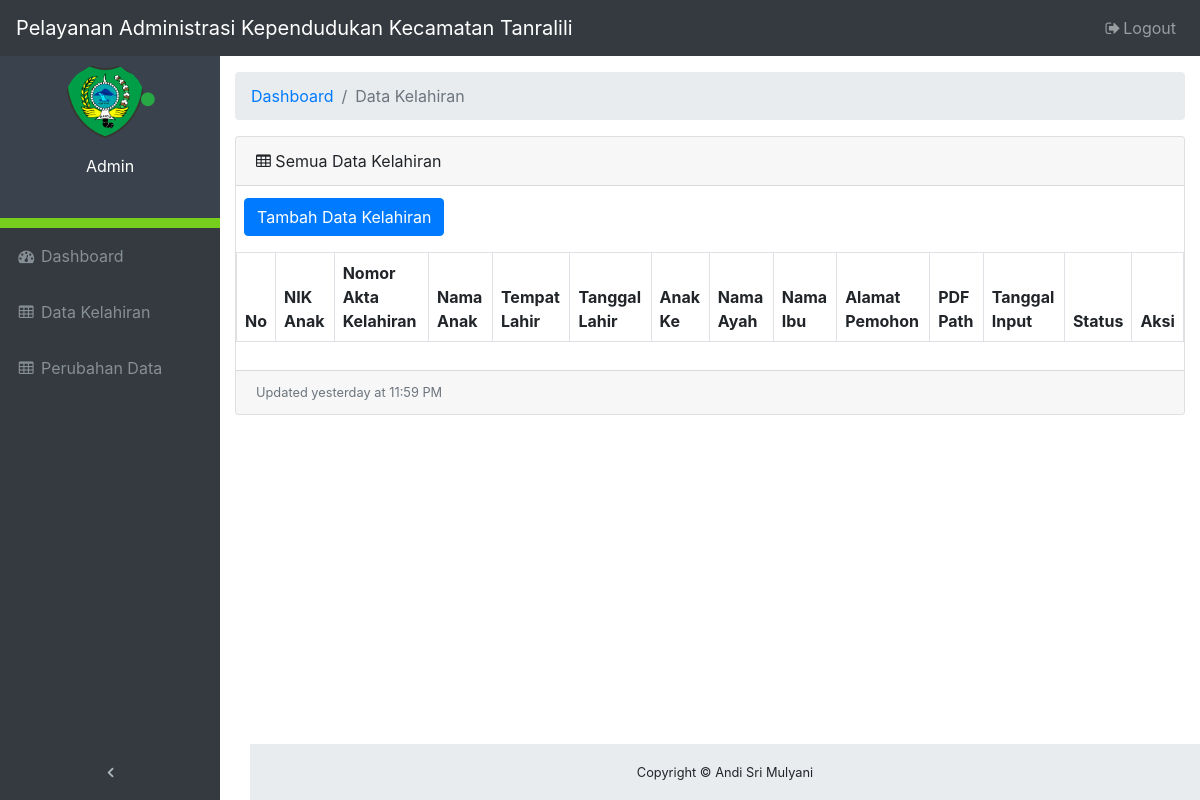
The page /data-kartu-indentitas-anak/index.php on the database as committed earlier.
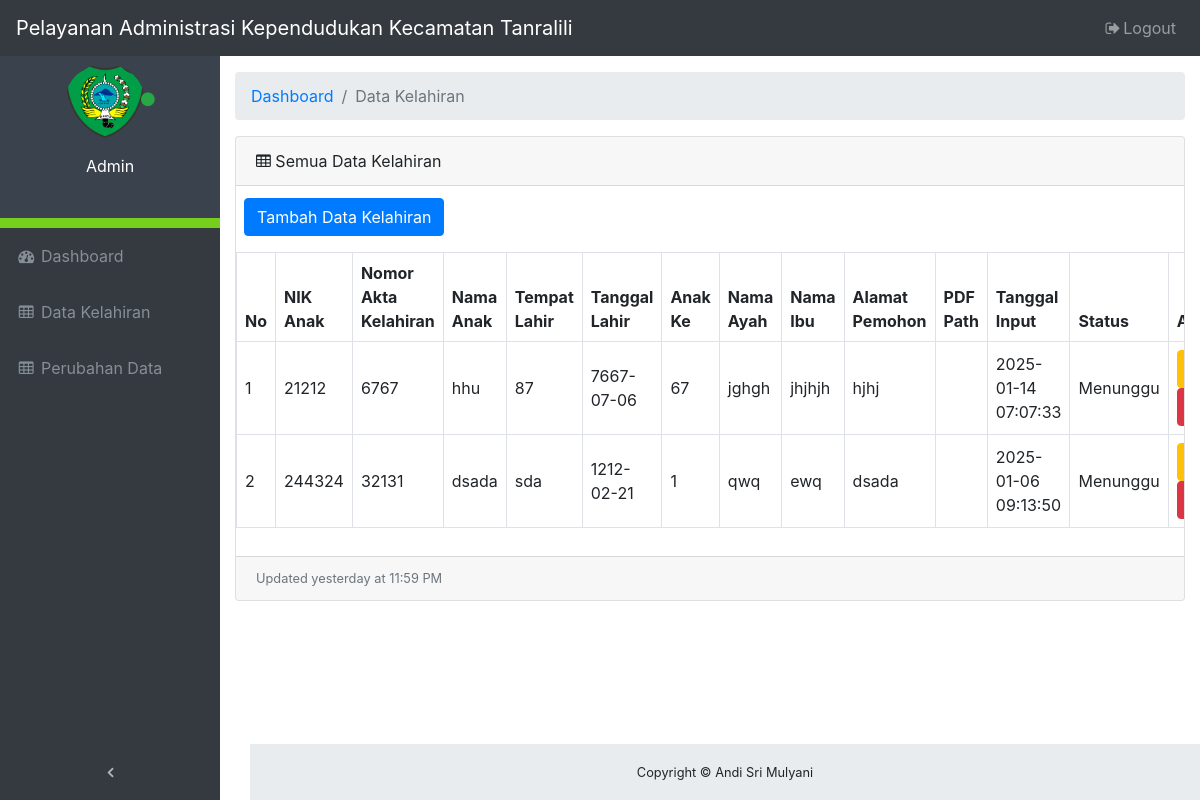
The same page on the database as committed later.
### tables this page shows
CREATE TABLE `data_anak` (
  `id` int(11) NOT NULL,
  `nik_anak` varchar(16) NOT NULL,
  `nomor_akta_kelahiran` varchar(50) NOT NULL,
  `nama_anak` varchar(100) NOT NULL,
  `tempat_lahir` varchar(100) NOT NULL,
  `tanggal_lahir` date NOT NULL,
  `anak_ke` int(11) NOT NULL,
  `nama_ayah` varchar(100) NOT NULL,
  `nama_ibu` varchar(100) NOT NULL,
  `alamat_pemohon` text NOT NULL,
  `pdf_path` varchar(255) DEFAULT NULL,
  `tanggal_input` timestamp NOT NULL DEFAULT current_timestamp(),
  `status` varchar(255) NOT NULL
);

### data-kartu-indentitas-anak/index.php (the view, shortened to what the changed rows need)
<?php
require_once("../database.php");
?>
<!DOCTYPE html>
<html lang="en">
<head>
    <link href="../vendor/bootstrap/css/bootstrap.css" rel="stylesheet">
    <link href="../vendor/font-awesome/css/font-awesome.min.css" rel="stylesheet" type="text/css">
    <link href="../vendor/datatables/dataTables.bootstrap4.css" rel="stylesheet">
    <link href="../css/admin.css" rel="stylesheet">
</head>
<head>
    <link href="vendor/bootstrap/css/bootstrap.css" rel="stylesheet">
    <link href="vendor/font-awesome/css/font-awesome.min.css" rel="stylesheet" type="text/css">
    <link href="vendor/datatables/dataTables.bootstrap4.css" rel="stylesheet">
    <link href="css/admin.css" rel="stylesheet">
</head>
<body class="fixed-nav sticky-footer" id="page-top">
    <div class="content-wrapper">
        <div class="container-fluid">
            <div class="card mb-3">
                <div class="card-body">
                    <div class="table-responsive">
                        <table class="table table-bordered" id="dataTable" width="100%" cellspacing="0">
                            <thead>
                                <tr>
                                    <th>No</th>
                                    <th>NIK Anak</th>
                                    <th>Nomor Akta Kelahiran</th>
                                    <th>Nama Anak</th>
                                    <th>Tempat Lahir</th>
                                    <th>Tanggal Lahir</th>
                                    <th>Anak Ke</th>
                                    <th>Nama Ayah</th>
                                    <th>Nama Ibu</th>
                                    <th>Alamat Pemohon</th>
                                    <th>PDF Path</th>
                                    <th>Tanggal Input</th>
                                    <th>Status</th>
                                    <th>Aksi</th>
                                </tr>
                            </thead>
                            <tbody>
                                <?php
                                $statement = $koneksi->query("SELECT * FROM data_anak ORDER BY id DESC");
                                $no = 1;
                                foreach ($statement as $key) {
                                ?>
                                    <tr>
                                        <td><?php echo $no++ ?></td>
                                        <td><?php echo $key['nik_anak']; ?></td>
                                        <td><?php echo $key['nomor_akta_kelahiran']; ?></td>
                                        <td><?php echo $key['nama_anak']; ?></td>
                                        <td><?php echo $key['tempat_lahir']; ?></td>
                                        <td><?php echo $key['tanggal_lahir']; ?></td>
                                        <td><?php echo $key['anak_ke']; ?></td>
                                        <td><?php echo $key['nama_ayah']; ?></td>
                                        <td><?php echo $key['nama_ibu']; ?></td>
                                        <td><?php echo $key['alamat_pemohon']; ?></td>
                                        <td><?php echo $key['pdf_path']; ?></td>
                                        <td><?php echo $key['tanggal_input']; ?></td>
                                        <td><?php echo $key['status']; ?></td>
                                        <td>
                                            <a class="btn btn-warning" href="edit.php?edit&id=<?= $key['id'] ?>">Edit</a>
                                            <a class="btn btn-danger" href="?action=delete&id=<?= $key['id'] ?>" onclick="return confirm('Are you sure you want to delete this item?')">Delete</a>
                                        </td>
                                    </tr>
                                <?php
                                }
                                ?>
                            </tbody>
                        </table>
                    </div>
                </div>
            </div>
        </div>
    </div>
</body>
</html>

Rows that differ between the two databases and show on the page:
added data_anak: nik_anak "21212", nomor_akta_kelahiran "6767", nama_anak "hhu", tempat_lahir "87", tanggal_lahir "7667-07-06", anak_ke "67", nama_ayah "jghgh", nama_ibu "jhjhjh", alamat_pemohon "hjhj", tanggal_input "2025-01-14 07:07:33", status "Menunggu"
added data_anak: nik_anak "244324", nomor_akta_kelahiran "32131", nama_anak "dsada", tempat_lahir "sda", tanggal_lahir "1212-02-21", anak_ke "1", nama_ayah "qwq", nama_ibu "ewq", alamat_pemohon "dsada", tanggal_input "2025-01-06 09:13:50", status "Menunggu"
